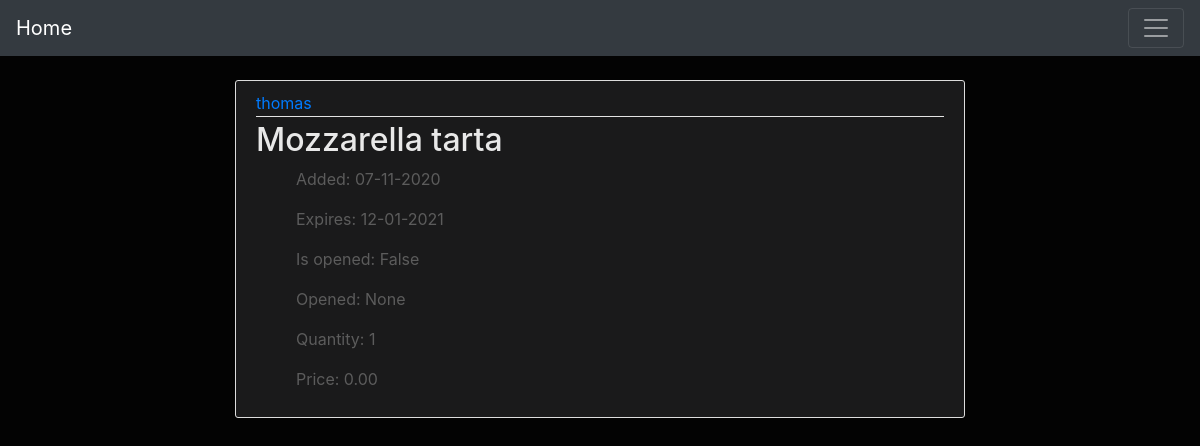
The app's page /foods/21/ with its own data.
### foods/models.py (models this page shows, shortened)
class FoodType(models.Model):
    food = models.CharField(max_length = 200)
    add_date = models.DateField('date added')
    exp_date = models.DateField('expire date', null=True, blank=True)
    opened = models.BooleanField(default = False)
    opened_date = models.DateField('opened date', null=True, blank=True)
    quantity = models.IntegerField(default = 1)
    price = models.DecimalField(default = 0, max_digits = 10, decimal_places = 2)
    author = models.ForeignKey(User, on_delete=models.CASCADE)

### foods/views.py (the view)
# urls.py: path('<int:pk>/', PostDetailView.as_view(), name='foods-detail'),
class PostDetailView(DetailView):
    model = FoodType

### foods/templates/foods/foodtype_detail.html (shortened to what this page needs)
{% extends "foods/base.html" %}
    {% block content %}
        <artice class="media content-section">
            <div class="media-body">
                <div class="article-metadata">
                    <a class="text-left mr-2" href="{% url 'user-posts' object.author.username %}">{{ object.author }}</a>
                </div>
                <h2 class="article-title"> {{ object.food }} </h2>
                <ul>
                    <p>Added: {{object.add_date|date:"d-m-Y"}}</p>
                    <p>Expires: {{object.exp_date|date:"d-m-Y"}}</p>
                    <p>Is opened: {{object.opened}}</p>
                    <p>Opened: {{object.opened_date}}</p>
                    <p>Quantity: {{object.quantity}}</p>
                    <p>Price: {{object.price}}</p>
                </ul>
            </div>
        </artice>
    {% endblock content %}

### foods/static/foods/main.css (style rules this page uses)
body { background: #030303; color: #5c5c5c; margin-top: 5rem; }
h1, h2, h3, h4, h5, h6 { color: #cfd1d3; }
ul { margin: 0; }
.content-section { background: #1a1a1b; padding: 10px 20px; border: 1px solid #dddddd; border-radius: 3px; margin-bottom: 20px; }
.article-title { color: #e8e8e8; }
.article-metadata { padding-bottom: 1px; margin-bottom: 4px; border-bottom: 1px solid #e3e3e3 }

### records on screen
FoodType: author "thomas", food "Mozzarella tarta", add_date "07-11-2020", exp_date "12-01-2021", opened "False", opened_date "None", quantity "1", price "0.00"
